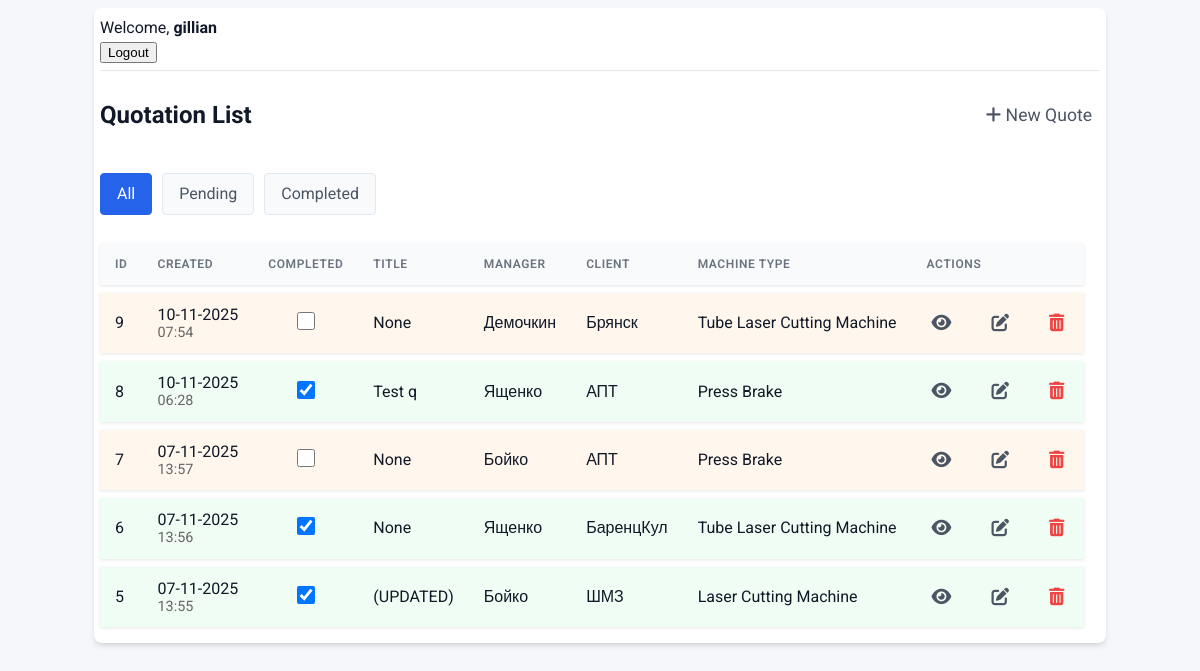
The app's page / (signed in), older data.
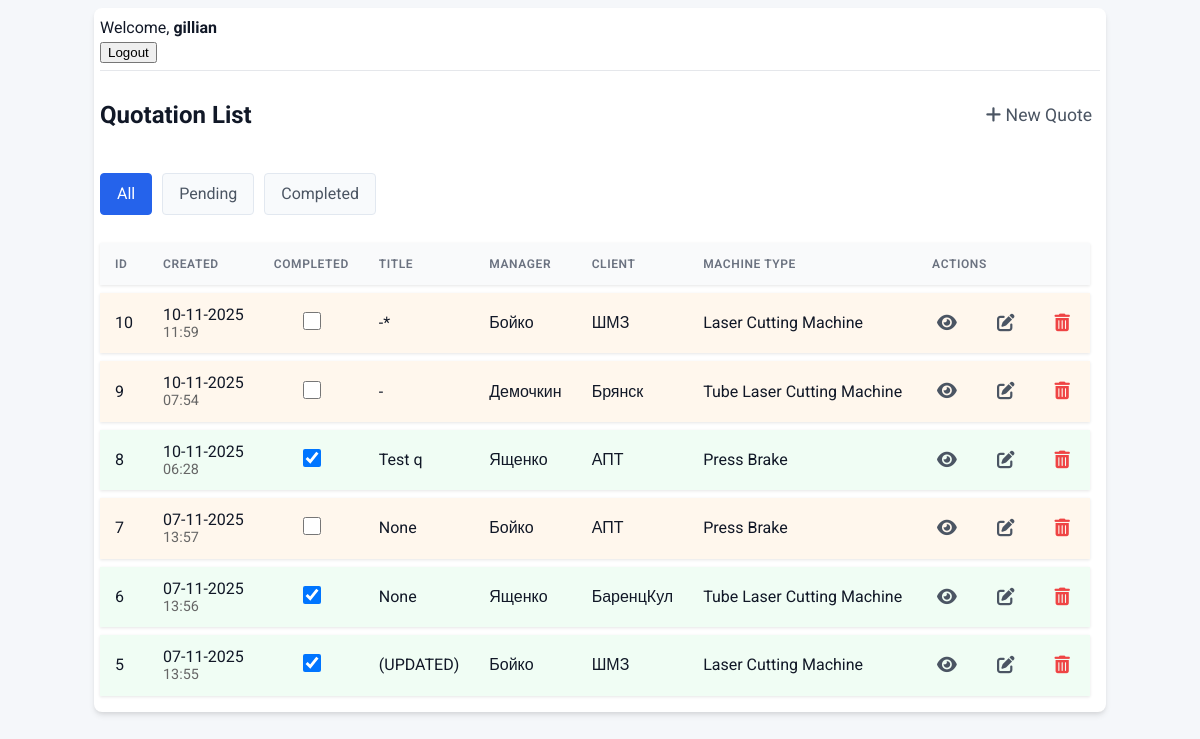
The same page, newer data.
### base/models.py (models this page shows, shortened)
class Quote(models.Model):
    title = models.CharField(max_length=200, blank=True, null=True)  # Making it nullable temporarily
    manager = models.CharField(max_length=200)
    client = models.CharField(max_length=200)
    MACHINE_CHOICES = [
        ('laser_cutting', 'Laser Cutting Machine'),
        ('press_brake', 'Press Brake'),
        ('tube_laser', 'Tube Laser Cutting Machine'),
    ]
    machine_type = models.CharField(max_length=50, choices=MACHINE_CHOICES)
    working_area = models.CharField(max_length=200, blank=True, null=True)  # e.g. "3000x1500"
    laser_source_power = models.CharField(max_length=200, blank=True, null=True)  # e.g. "3000W"
    compressor = models.BooleanField(default=False)
    stabilizer = models.BooleanField(default=False)
    bevel_laser_head = models.BooleanField(default=False)
    bending_capacity = models.CharField(max_length=200, blank=True, null=True)  # e.g. "125 t"
    working_length = models.CharField(max_length=200, blank=True, null=True)  # e.g. "3200 mm"
    CNC_CHOICES = [
        ('DA_53T', 'Delem DA-53T'),
        ('DA_69T', 'Delem DA-69T'),
        ('DA_66T', 'Delem DA-66T'),
    ]
    CNC_type = models.CharField(max_length=200, blank=True, null=True, choices=CNC_CHOICES)  # e.g. "Delem DA-53T"
    AXIS_CHOICES = [
        ('6_1', '6+1 Axis'),
        ('4_1', '4+1 Axis'),
    ]
    axis_type = models.CharField(max_length=200, blank=True, null=True, choices=AXIS_CHOICES)  # e.g. "6+1 Axis"
    tube_length = models.CharField(max_length=200, blank=True, null=True)  # e.g. "6000 mm"
    tube_diameter = models.CharField(max_length=200, blank=True, null=True)  # e.g. "300 mm"
    length_of_unloading_table = models.CharField(max_length=200, blank=True, null=True)  # e.g. "3000 mm"
    LOADING_CHOICES = [
       ('automatic', 'Automatic'),
       ('semi_automatic', 'Semi-Automatic'),
       ('manual', 'Manual'),
   ]
    loading_type = models.CharField(max_length=20, choices=LOADING_CHOICES, blank=True)
    two_chucks = models.BooleanField(default=False)
    three_chucks = models.BooleanField(default=False)
    completed = models.BooleanField(default=False)
    additional_requirements = models.TextField(blank=True, null=True)
    attachment = models.FileField(upload_to='quote_attachments/%Y/%m/%d/', blank=True, null=True)
    created_at = models.DateTimeField(auto_now_add=True)
    updated_at = models.DateTimeField(auto_now=True)

### base/views.py (the view)
# urls.py: path('', QuoteList.as_view(), name='quotes'),
class QuoteList(LoginRequiredMixin, ListView):
    model = Quote
    context_object_name = 'quotes'
    template_name = 'base/quote_list.html'
    def get_queryset(self):
        queryset = super().get_queryset()
        status = self.request.GET.get('status', 'all')
        if status == 'pending':
            return queryset.filter(completed=False).order_by('-created_at')
        elif status == 'completed':
            return queryset.filter(completed=True).order_by('-created_at')
        else:
            return queryset.order_by('-created_at')
    def get_context_data(self, **kwargs):
        context = super().get_context_data(**kwargs)
        context['current_status'] = self.request.GET.get('status', 'all')
        return context

### base/templates/base/quote_list.html (shortened to what this page needs)
{% extends 'base/main.html' %}
{% block content %}
    <div class="auth-section">
  {% if request.user.is_authenticated %}
    <div>Welcome, <strong>{{ request.user }}</strong></div>
    <form action="{% url 'logout' %}" method="post">
      <button type="submit">Logout</button>
    </form>
  {% else %}
    <a href="{% url 'login' %}" class="btn">Login</a>
  {% endif %}
</div>
<hr>
<div class="header-container">
    <h2>Quotation List</h2>
    <a href="{% url 'quote-create' %}" class="action-link">
        <i class="fas fa-plus"></i> New Quote
    </a>
</div>
<link rel="stylesheet" href="https://cdnjs.cloudflare.com/ajax/libs/font-awesome/6.0.0-beta3/css/all.min.css">
<div class="status-filters">
    <a href="?status=all" class="status-btn {% if current_status == 'all' %}active{% endif %}">
        All
    </a>
    <a href="?status=pending" class="status-btn {% if current_status == 'pending' %}active{% endif %}">
        Pending
    </a>
    <a href="?status=completed" class="status-btn {% if current_status == 'completed' %}active{% endif %}">
        Completed
    </a>
</div>
<table>
  <tr>
    <th>ID</th>
    <th>Created</th>
    <th>Completed</th>
    <th>Title</th>
    <th>Manager</th>
    <th>Client</th>
    <th>Machine Type</th>
    <th colspan="3">Actions</th>
  </tr>
  {% for quote in quotes %}
  <tr class="{% if quote.completed %}row-completed{% else %}row-pending{% endif %}">
    <td>{{ quote.id }}</td>
    <td>
        <div style="line-height: 1.2;">
            <div>{{ quote.created_at|date:"d-m-Y" }}</div>
            <div style="font-size: 0.9em; color: #666;">{{ quote.created_at|time:"H:i" }}</div>
        </div>
    </td>
    <td style="text-align: center;">
        <form method="post" action="{% url 'quote-toggle-complete' quote.id %}" class="toggle-form" style="display: inline-block; margin: 0;">
            <input type="checkbox" name="completed"
                   onchange="this.form.submit()"
                   {% if quote.completed %}checked{% endif %}
                   class="status-checkbox">
        </form>
    </td>
    <td>{{ quote.title }}</td>
    <td>{{ quote.manager }}</td>
    <td>{{ quote.client }}</td>
    <td>{{ quote.get_machine_type_display }}</td>
    <td class="action-cell">
        <a href="{% url 'quote' quote.id %}" title="View" class="action-link">
            <i class="fas fa-eye"></i>
        </a>
    </td>
    <td class="action-cell">
        <a href="{% url 'quote-update' quote.id %}" title="Edit" class="action-link">
            <i class="fas fa-edit"></i>
        </a>
    </td>
    <td class="action-cell">
        <a href="{% url 'quote-delete' quote.id %}" title="Delete" class="action-link text-danger">
            <i class="fas fa-trash-alt"></i>
        </a>
    </td>
  </tr>
  {% empty %}
  <tr>
    <td colspan="5">No quotes found.</td>
  </tr>
  {% endfor %}
</table>
{% endblock %}

### base/templates/base/main.html (shortened to what this page needs)
{% load static %}
<!DOCTYPE html>
<html>
<head>
    <link rel="stylesheet" href="{% static 'base/css/styles.css' %}">
</head>
<body>
    <div class="container">
        {% block content %}
        {% endblock content%}
    </div>
</body>
</html>

### base/static/base/css/styles.css (style rules this page uses)
:root { --color-primary: #2563eb; --color-primary-hover: #1d4ed8; --color-danger: #ef4444; --color-danger-hover: #dc2626; --color-success: #10B981; --color-success-hover: #0d9f70; --color-text: #111827; --color-text-light: #4b5563; --color-border: #e5e7eb; --color-bg: #ffffff; --color-bg-light: #f9fafb; --spacing-unit: 2px; --spacing-sm: calc(var(--spacing-unit) * 1.5); --spacing-md: calc(var(--spacing-unit) * 2); --spacing-lg: calc(var(--spacing-unit) * 3); --spacing-xl: calc(var(--spacing-unit) * 4); --border-radius: 6px; --border-radius-sm: 4px; --border-radius-lg: 8px; --shadow-sm: 0 1px 2px 0 rgba(0, 0, 0, 0.05); --shadow: 0 4px 6px -1px rgba(0, 0, 0, 0.1), 0 2px 4px -1px rgba(0, 0, 0, 0.06); --shadow-md: 0 10px 15px -3px rgba(0, 0, 0, 0.1), 0 4px 6px -2px rgba(0, 0, 0, 0.05); --transition: all 0.2s ease-in-out; }
body { background-color: #f5f7fa; font-family: 'Roboto', sans-serif; color: var(--color-text); margin: 0; padding: 0; line-height: 1.5; }
.container { max-width: 1000px; margin: var(--spacing-xl) auto; background: var(--color-bg); border-radius: var(--border-radius-lg); box-shadow: var(--shadow); padding: var(--spacing-xl) var(--spacing-lg); }
.action-link { color: var(--color-text-light); text-decoration: none; font-size: 1.1em; transition: all var(--transition); padding: 5px 8px; border-radius: var(--border-radius-sm); display: inline-block; }
.action-link.text-danger { color: var(--color-danger); }
.action-cell { padding: var(--spacing-sm) var(--spacing-md) !important; text-align: center; white-space: nowrap; }
hr { border: none; border-top: 1px solid var(--color-border); margin: var(--spacing-lg) 0; }

### base/templates/base/quote_list.html (style rules this page uses)
.header-container { display: flex; justify-content: space-between; align-items: center; margin-bottom: 20px; }
.status-filters { display: flex; gap: 10px; margin-bottom: 20px; }
.status-btn { padding: 8px 16px; border: 1px solid #e2e8f0; border-radius: 4px; text-decoration: none; color: #4b5563; background-color: #f8fafc; transition: all 0.2s; }
.status-btn.active { background-color: #2563eb; color: white; border-color: #2563eb; }
.action-cell { padding: 8px 12px !important; text-align: center; }
.action-link { color: #4b5563; text-decoration: none; font-size: 1.1em; transition: color 0.2s; padding: 5px 8px; border-radius: 4px; }
.action-link.text-danger { color: #ef4444; }
.status-checkbox { width: 18px; height: 18px; cursor: pointer; }
.toggle-form { display: inline-block; }
.row-completed { background-color: #F0FDF4; border-left: 4px solid #10B981; }
.row-pending { background-color: #FFF7ED; border-left: 4px solid #F97316; }
table { border-collapse: separate; border-spacing: 0 8px; }
tr { background-color: white; box-shadow: 0 1px 3px rgba(0,0,0,0.1); transition: background-color 0.2s ease; cursor: pointer; }
th, td { padding: 12px 15px; text-align: left; vertical-align: middle; }
th { background-color: #F9FAFB; font-weight: 600; text-transform: uppercase; font-size: 0.75rem; letter-spacing: 0.05em; color: #6B7280; }

Row changes from the older to the newer data that the page shows:
added Quote: id "10", created_at "10-11-2025", created_at "11:59", title "-*", manager "Бойко", client "ШМЗ", machine_type "Laser Cutting Machine"
changed Quote "Демочкин": title "None" → "-"
